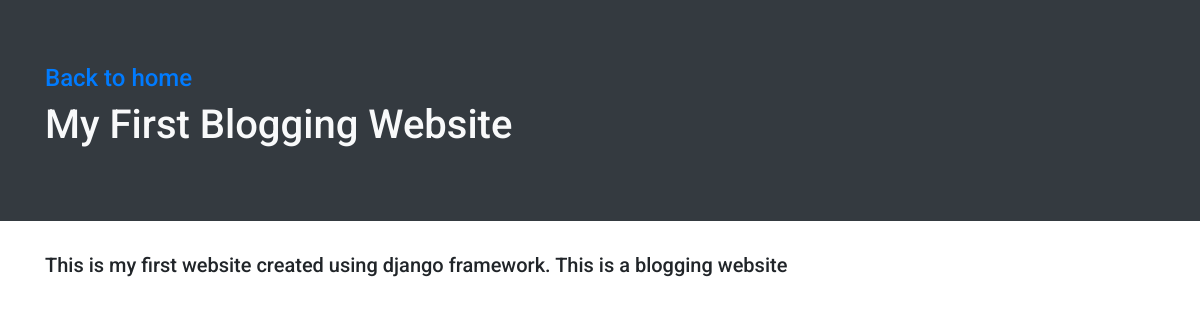
The page /blog/detail/11 on the database its author committed.
### blog/models.py (models this page shows)
class BlogCreate(models.Model):
    blogid = models.AutoField(primary_key=True)
    blogtitle = models.CharField(max_length = 30)
    blogdescription = models.CharField(max_length = 2000)
    blogimage = models.ImageField(upload_to='media/')
    bloguser = models.CharField(max_length = 100)

### blog/views.py (the view)
# urls.py: path('detail/<int:blog_id>', views.detail, name='detail'),
def detail(request, blog_id):
    blogcreate = get_object_or_404(BlogCreate,pk=blog_id)
    return render(request, 'blog/blogdetail.html', {'blogcreate':blogcreate })

### blog/templates/blog/blogdetail.html (shortened to what this page needs)
<!doctype html>
<html lang="en">
  <head>
    <link rel="stylesheet" href="https://stackpath.bootstrapcdn.com/bootstrap/4.5.0/css/bootstrap.min.css">
  </head>
  <body style="font-family: 'Roboto', sans-serif;">
<div class="jumbotron jumbotron-fluid bg-dark text-light">
  <div class="container">
    <h4>  <a href="{% url 'blog:home' %}">Back to home</a> </h4>
    <h1>  {{ blogcreate.blogtitle }} </h1>
  </div>
</div>
<div class="container">
  <h5> {{ blogcreate.blogdescription }}</h5>
</div>
  </body>
</html>

### rows shown on the page
BlogCreate: blogtitle "My First Blogging Website", blogdescription "This is my first website created using django framework. This is a blogging website"
